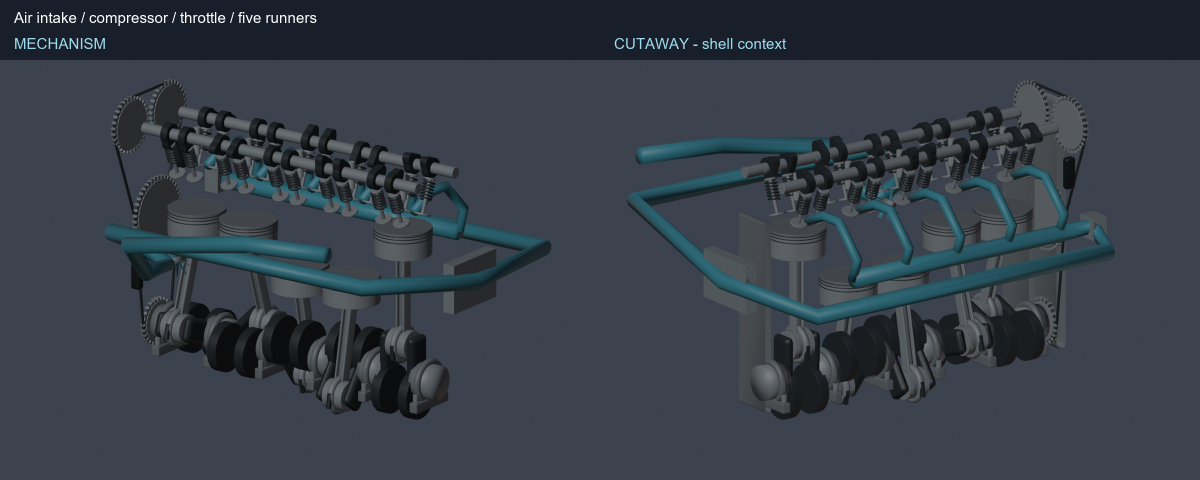
#> input picture outputs/system-layers/01-air-turbo-qa.png, 2400 x 960 px, given in place of 01-air-turbo.png, which was not available (shown at 1/2 size)
$ python compose_system_renders.py
#> lines starting #> are read from the running program, lines starting #| are printed output that depends on the picture; pictures that were not available may be replaced by others from this repository, and a replacement may not be noted
"""Compose five paired mechanism/cutaway QA sheets; run with Python + Pillow."""
from pathlib import Path
from PIL import Image, ImageDraw, ImageFont
root=Path(__file__).resolve().parent.parent/'outputs/system-layers'
font=ImageFont.truetype('C:/Windows/Fonts/arial.ttf',30) if Path('C:/Windows/Fonts/arial.ttf').exists() else ImageFont.load_default()
for name,title in [('01-air-turbo','Air intake / compressor / throttle / five runners'),('02-combustion-exhaust','Five combustion outlets / turbine / exhaust'),('03-lubrication','Oil supply / crank / head / turbo / return'),('04-cooling','Water pump / block / head / turbo / thermostat'),('05-dct-hydraulics','DCT pump / valve block / K1 K2 / four selector circuits')]:
    out=Image.new('RGB',(2400,960),(25,31,42));draw=ImageDraw.Draw(out)
#> after `out = Image.new('RGB', (2400, 960), (25, 31, 42))`:
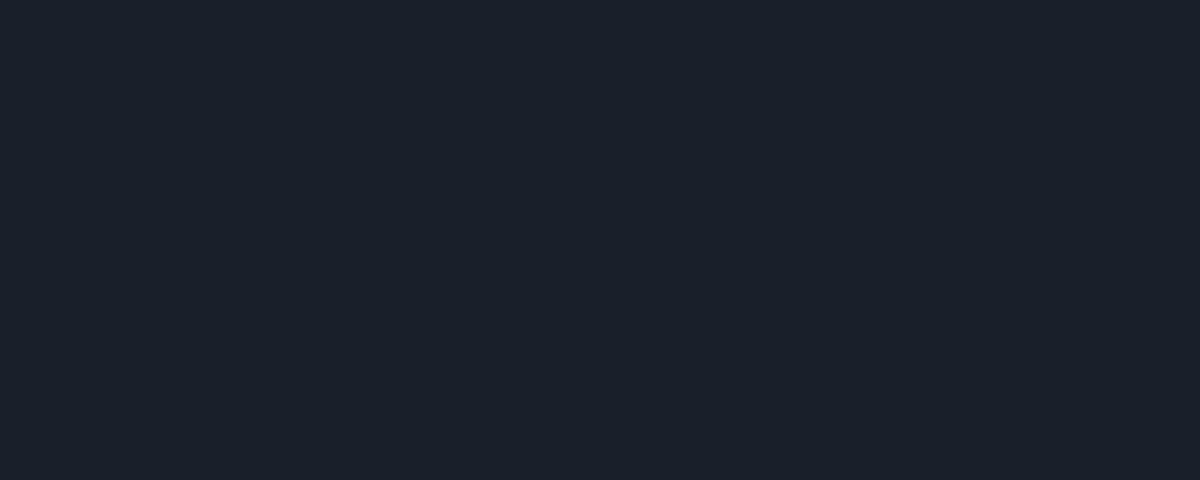
#> out: PIL image 2400x960 RGB (shown at 1/2 size); mean R, G, B 25, 31, 42
    draw.text((28,18),title,font=font,fill='white')
    draw.text((28,70),'MECHANISM',font=font,fill='#9cdbed');draw.text((1228,70),'CUTAWAY - shell context',font=font,fill='#9cdbed')
    for i,suffix in enumerate(['','-cutaway']):out.paste(Image.open(root/(name+suffix+'.png')).resize((1200,840)),(i*1200,120))
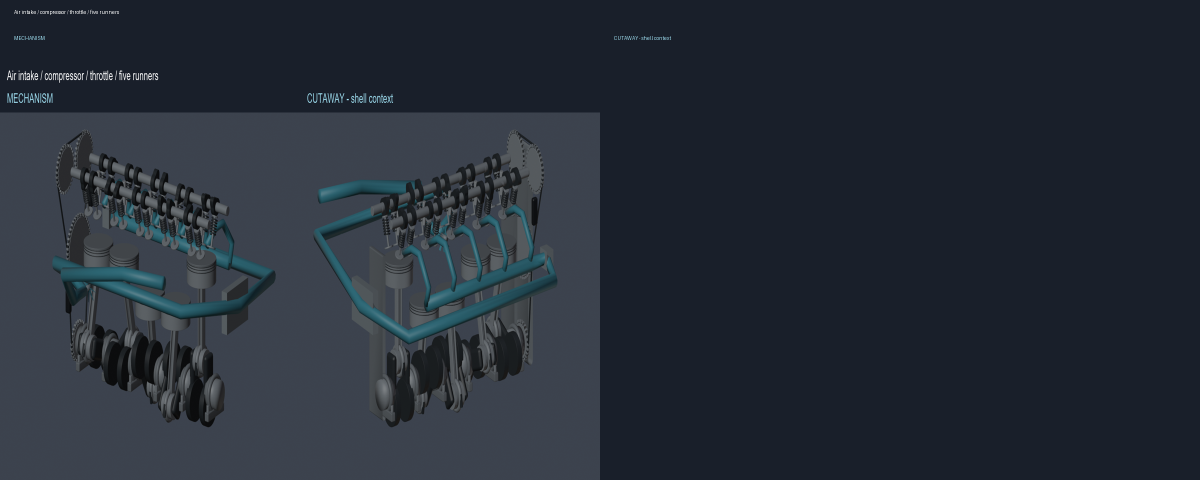
#> out: PIL image 2400x960 RGB (shown at 1/2 size); mean R, G, B 37.6, 44.5, 54.8
    out.save(root/(name+'-qa.png'))
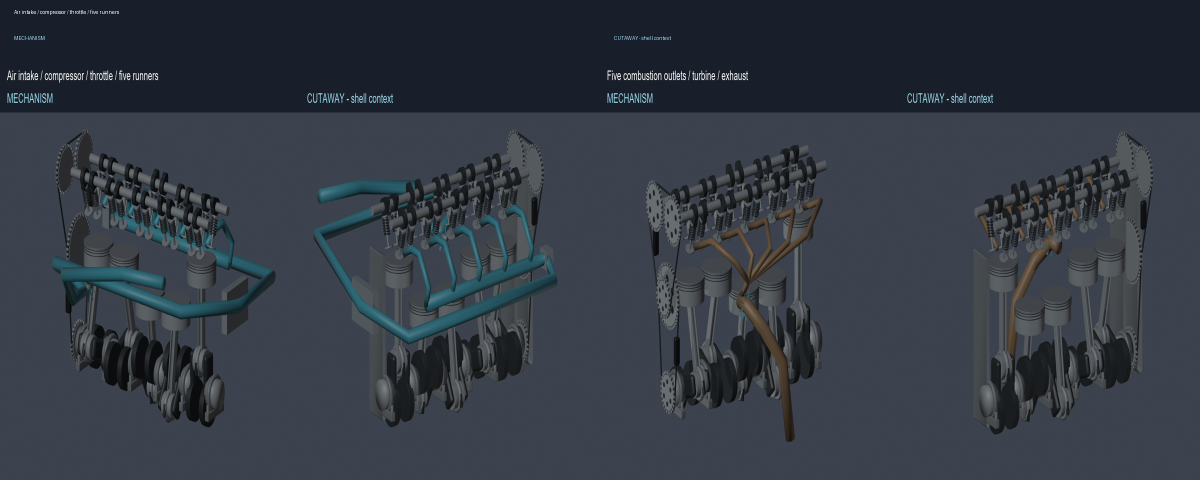
#> saved as 01-air-turbo-qa.png: PIL image 2400x960 RGB (shown at 1/2 size); mean R, G, B 51.2, 57.9, 67.2
#> pass 2 of the loop `for name,title in [('01-air-turbo','Air intake / compressor / throttle..`:
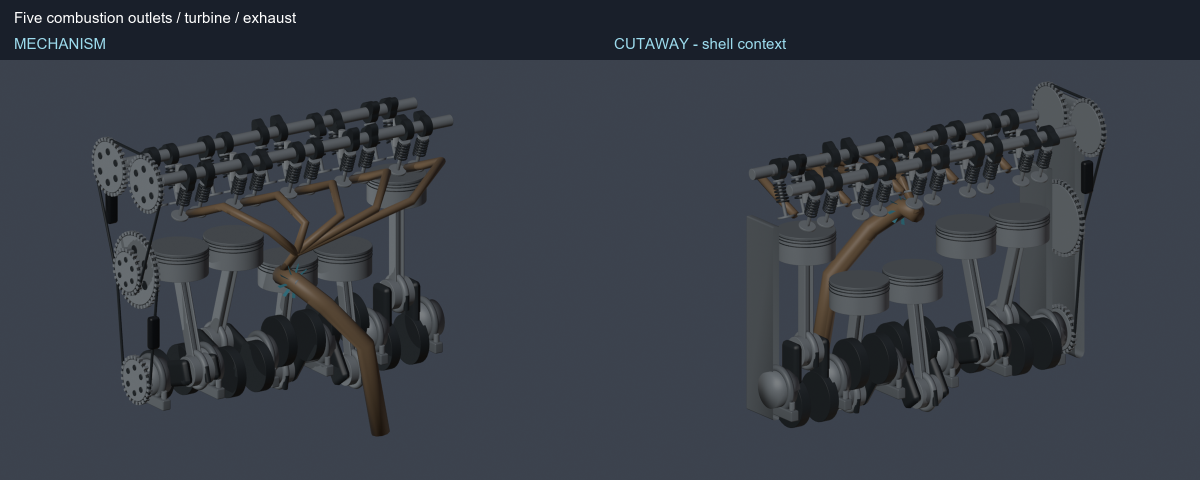
#> input picture outputs/system-layers/02-combustion-exhaust-qa.png, 2400 x 960 px, given in place of 02-combustion-exhaust.png, which was not available (shown at 1/2 size)
#> `for i,suffix in enumerate(['','-cutaway']):out.paste(Image.open(root/(..`:
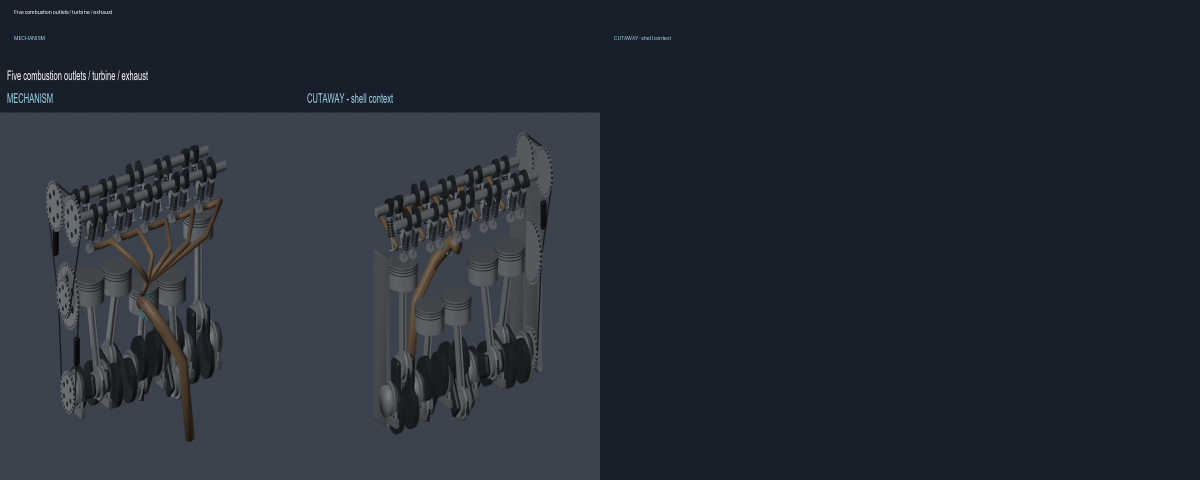
#> out: PIL image 2400x960 RGB (shown at 1/2 size); mean R, G, B 38.7, 44.4, 54.4
#> (the run stopped early here; a loop or call above may not have finished)
